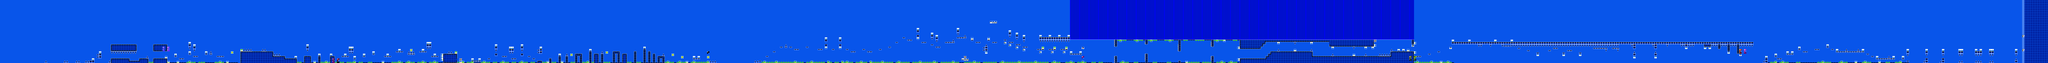

A 2D game scene composited from a Tiled map and its tileset images. What follows is a short description and the map's XML, with each tile layer's data collapsed to a summary:
An orthogonal 869x27 tile map with 16x16 px tiles, 2 tile layers (SP, ...), 2 tilesets.

<map version="1.10" tiledversion="1.10.2" orientation="orthogonal" renderorder="right-down" width="869" height="27" tilewidth="16" tileheight="16" infinite="0" nextlayerid="3" nextobjectid="1">
 <editorsettings>
  <chunksize width="16" height="27" />
  <export target="baseafterbase.csv" format="csv" />
 </editorsettings>
 <tileset firstgid="1" name="famidash" tilewidth="16" tileheight="16" tilecount="256" columns="16">
  <image source="../../GRAPHICS/famidash.bmp" width="256" height="256" />
 </tileset>
 <tileset firstgid="257" name="sprites" tilewidth="16" tileheight="16" tilecount="256" columns="16">
  <image source="../../GRAPHICS/sprites.png" width="256" height="256" />
 </tileset>
 <layer id="1" width="869" height="27">
  <data>[23463 cells, 23463 non-empty, 36 distinct tile ids]</data>
 </layer>
 <layer id="2" name="SP" width="869" height="27">
  <data>[23463 cells, 231 non-empty, 44 distinct tile ids]</data>
 </layer>
</map>
